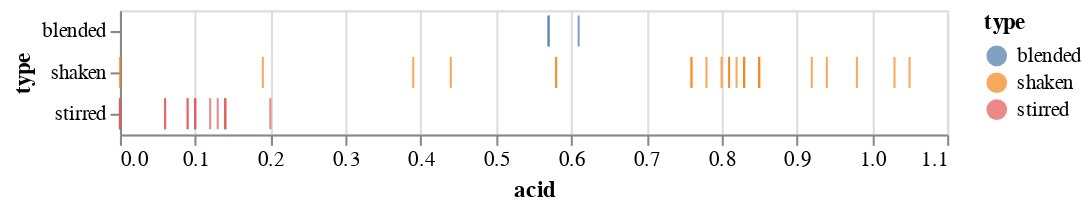

This figure's notebook cell:
### Code cell
base.mark_tick().encode(
    x='acid',
    y='type',
    color=alt.condition(brush, 'type', alt.value('lightgrey'))
)

### Figure 1 — Vega-Lite specification as saved in the notebook (floating-point values rounded to 4 significant figures)
{"config": {"view": {"continuousWidth": 400, "continuousHeight": 300}}, "data": {"name": "data-4cfbd81e8e3a4b9a09c22b06f7060049"}, "mark": "tick", "encoding": {"color": {"condition": {"type": "nominal", "field": "type", "selection": "selector002"}, "value": "lightgrey"}, "x": {"type": "quantitative", "field": "acid"}, "y": {"type": "nominal", "field": "type"}}, "selection": {"selector002": {"type": "interval"}}, "$schema": "https://vega.github.io/schema/vega-lite/v4.8.1.json", "datasets": {"data-4cfbd81e8e3a4b9a09c22b06f7060049": [{"name": "Daiquiri with More Lime", "abv": 14.7, "acid": 0.94, "sugar": 8.7, "type": "shaken", "index": 9, "instructions": "Shake, coupe.", "ingredients": "2 oz white rum (40% abv)<br/>0.875 oz lime juice<br/>3/4 oz simple syrup", "ncotw": "<a href=\"https://www.reddit.com/r/cocktails/comments/1i0sbt/not_cocktail_of_the_week_27_daiquiri/\">#27</a>"}, {"name": "Honeysuckle", "abv": 15.0, "acid": 0.85, "sugar": 8.9, "type": "shaken", "index": 10, "instructions": "Shake, coupe. Garnish with lime wheel.", "ingredients": "2 oz white rum (40% abv)<br/>3/4 oz lime juice<br/>3/4 oz honey syrup", "ncotw": "<a href=\"https://www.reddit.com/r/cocktails/comments/1kd90i/not_cocktail_of_the_week_32_bees_knees/\">#32</a>"}, {"name": "Classic Daiquiri", "abv": 15.0, "acid": 0.85, "sugar": 8.9, "type": "shaken", "index": 11, "instructions": "Shake, coupe.", "ingredients": "2 oz white rum (40% abv)<br/>3/4 oz lime juice<br/>3/4 oz simple syrup", "ncotw": "<a href=\"https://www.reddit.com/r/cocktails/comments/1i0sbt/not_cocktail_of_the_week_27_daiquiri/\">#27</a>"}, {"name": "Blood and Sand", "abv": 15.6, "acid": 0.19, "sugar": 8.0, "type": "shaken", "index": 12, "instructions": "Shake, coupe. (Optionally flamed) orange twist.", "ingredients": "1 oz Scotch (43% abv)<br/>3/4 oz Cherry Herring<br/>3/4 oz sweet vermouth<br> 1/2 oz orange jucie", "ncotw": "<a href=\"https://www.reddit.com/r/cocktails/comments/1yds2e/not_cocktail_of_the_week_59_blood_and_sand/\">#59</a>"}, {"name": "Alexander", "abv": 16.4, "acid": 0.0, "sugar": 3.1, "type": "shaken", "index": 13, "instructions": "Shake, coupe. Grated nutmeg.", "ingredients": "2 oz Cognac (41% abv)<br/>1 oz heavy cream<br/>1/4 oz Demerara syrup", "ncotw": "not yet"}, {"name": "Hemingway Daiquiri", "abv": 16.5, "acid": 0.98, "sugar": 5.1, "type": "shaken", "index": 14, "instructions": "Shake, coupe. Garnish with lime wheel.", "ingredients": "2 oz white rum (40% abv)<br/>3/4 oz lime juice<br/>1/2 oz grapefruit juice<br/>1/2 oz Luxardo Maraschino<br/>2 drops saline solution", "ncotw": "<a href=\"https://www.reddit.com/r/cocktails/comments/1i0sbt/not_cocktail_of_the_week_27_daiquiri/\">#27</a>"}, {"name": "Brown Derby", "abv": 16.6, "acid": 0.44, "sugar": 7.6, "type": "shaken", "index": 15, "instructions": "Shake, coupe. Express and discard grapefruit twist.", "ingredients": "2 oz bourbon (45% abv)<br/>1 oz grapefruit juice<br/>1/2 oz honey syrup", "ncotw": "<a href=\"https://www.reddit.com/r/cocktails/comments/2a9ow3/not_cocktail_of_the_week_79_brown_derby/\">#79</a>"}, {"name": "Cosmopolitan (Modern/Bastardized)", "abv": 16.6, "acid": 1.05, "sugar": 5.5, "type": "shaken", "index": 16, "instructions": "Shake, coupe. Express and discard (optionally flamed) orange twist.", "ingredients": "1 1/2 oz Absolut Citron vodka<br/>3/4 oz Cointreau<br/>3/4 oz cranberry juice<br/>1/2 oz lime juice", "ncotw": "not yet"}, {"name": "Gold Rush", "abv": 17.2, "acid": 0.83, "sugar": 8.7, "type": "shaken", "index": 17, "instructions": "Shake, server over large rock.", "ingredients": "2 oz bourbon (47% abv)<br/>3/4 oz lemon juice<br/>3/4 oz honey syrup", "ncotw": "not yet"}, {"name": "Southside", "abv": 17.2, "acid": 0.83, "sugar": 8.7, "type": "shaken", "index": 18, "instructions": "Shake with handful mint, coupe. Garnish with mint.", "ingredients": "2 oz gin (47% abv)<br/>3/4 oz lemon juice<br/>3/4 oz simple syrup", "ncotw": "<a href=\"https://www.reddit.com/r/cocktails/comments/1jfrqi/not_cocktail_of_the_week_30_southside_and/\">#30</a>"}, {"name": "Bee's Knees", "abv": 17.2, "acid": 0.83, "sugar": 8.7, "type": "shaken", "index": 19, "instructions": "Shake, coupe. Garnish with lemon wheel.", "ingredients": "2 oz gin (47% abv)<br/>3/4 oz lemon juice<br/>3/4 oz honey syrup", "ncotw": "<a href=\"https://www.reddit.com/r/cocktails/comments/1kd90i/not_cocktail_of_the_week_32_bees_knees/\">#32</a>"}, {"name": "20th Century Cocktail", "abv": 17.3, "acid": 0.85, "sugar": 6.5, "type": "shaken", "index": 20, "instructions": "Shake, coupe.", "ingredients": "1 1/2 oz gin (47% abv)<br/>3/4 oz lemon juice<br/>3/4 oz white crme de cacao<br/>3/4 oz Lillet Blanc", "ncotw": "<a href=\"https://www.reddit.com/r/cocktails/comments/2377jm/not_cocktail_of_the_week_67_the_20th_century/\">#67</a>"}, {"name": "Fresh Lime Gimlet", "abv": 17.3, "acid": 0.82, "sugar": 8.7, "type": "shaken", "index": 21, "instructions": "Shake, coupe. Garnish with lime wheel.", "ingredients": "2 oz gin (47.4% abv)<br/>3/4 oz lime juice<br/>3/4 oz simple syrup", "ncotw": "<a href=\"https://www.reddit.com/r/cocktails/comments/28i1dn/not_cocktail_of_the_week_76_gimlet/\">#76</a>"}, {"name": "Corpse Reviver #2", "abv": 17.4, "acid": 1.03, "sugar": 5.7, "type": "shaken", "index": 22, "instructions": "Shake, coupe. Express and discard orange twist.", "ingredients": "3/4 oz lemon juice<br/>3/4 oz gin (47% abv)<br/>3/4 oz Cointreau<br/>3/4 oz Lillet Blanc", "ncotw": "<a href=\"https://www.reddit.com/r/cocktails/comments/1779xr/ncotw_3_corpse_reviver_2/\">#3</a>"}, {"name": "Jack Rose", "abv": 18.2, "acid": 0.81, "sugar": 8.5, "type": "shaken", "index": 23, "instructions": "Shake, coupe.", "ingredients": "2 oz apple brandy (50% abv)<br/>3/4 oz Grenadine<br/>3/4 oz lemon juice<br>1 dash Angostura bitters", "ncotw": "<a href=\"https://www.reddit.com/r/cocktails/comments/1bnysd/not_cocktail_of_the_week_13_jack_rose/\">#13</a>"}, {"name": "Margarita", "abv": 18.5, "acid": 0.76, "sugar": 6.0, "type": "shaken", "index": 24, "instructions": "Shake, coupe (optionally salted rim).", "ingredients": "2 oz blanco tequila (40% abv)<br/>3/4 oz lime juice<br/>3/4 oz Cointreau<br/>1/4 oz simple syrup<br/>5 drops saline solution", "ncotw": "not yet"}, {"name": "Aviation", "abv": 18.7, "acid": 0.81, "sugar": 5.1, "type": "shaken", "index": 25, "instructions": "Shake, coupe.", "ingredients": "2 oz Plymouth gin<br/>3/4 oz lemon juice<br/>1/2 oz Luxardo Maraschino<br/>1/4 oz crem de violette", "ncotw": "not yet"}, {"name": "Sidecar", "abv": 18.9, "acid": 0.76, "sugar": 6.0, "type": "shaken", "index": 26, "instructions": "Shake, coupe. Express and discard orange twist.", "ingredients": "2 oz Cognac (41% abv)<br/>3/4 oz Cointreau<br/>3/4 oz lemon juice<br/>1/4 oz simple syrup", "ncotw": "<a href=\"https://www.reddit.com/r/cocktails/comments/19cmfw/not_cocktail_of_the_week_8_sidecar/\">#8</a>"}, {"name": "Champs-Elysses", "abv": 19.7, "acid": 0.8, "sugar": 5.2, "type": "shaken", "index": 27, "instructions": "Shake, coupe. Express and discard lemon twist.", "ingredients": "2 oz Cognac (41% abv)<br/>3/4 oz lemon juice<br/>1/2 oz Green Chartreuse<br/>1/4 oz simple syrup<br/>1 dash Angostura bitters", "ncotw": "<a href=\"https://www.reddit.com/r/cocktails/comments/209moq/not_cocktail_of_the_week_62_champs_%C3%A9lys%C3%A9es/\">#62</a>"}, {"name": "Last Word", "abv": 20.0, "acid": 0.92, "sugar": 9.6, "type": "shaken", "index": 28, "instructions": "Shake, coupe.", "ingredients": "3/4 oz lime juice<br/>3/4 oz Green Chartreuse<br/>3/4 oz Luxardo Marschino<b4/>3/4 oz Plymouth gin<br/>2 drop saline", "ncotw": "<a href=\"https://www.reddit.com/r/cocktails/comments/14c11h/cocktail_of_the_week_1_last_word/\">COTW #1</a>"}, {"name": "Between the Sheets", "abv": 20.1, "acid": 0.58, "sugar": 4.5, "type": "shaken", "index": 29, "instructions": "Shake, coupe. Express and discard lemon twist.", "ingredients": "1 1/2 oz Cognac (41% abv)<br/>3/4 oz Curacao<br/>1/2 oz white rum (40% abv)<br/>1/2 oz lemon juice", "ncotw": "<a href=\"https://www.reddit.com/r/cocktails/comments/1xqbox/not_cocktail_of_the_week_58_between_the_sheets/\">#58</a>"}, {"name": "Brady Crusta", "abv": 20.2, "acid": 0.58, "sugar": 7.6, "type": "shaken", "index": 30, "instructions": "Shake, coupe (sugar-rimmed). Large lemon spiral.", "ingredients": "2 oz Cognac (41% abv)<br/>1/2 oz Curacao<br/>1/2 oz lemon juice<br/>1/4 oz Luxardo Maraschino", "ncotw": "not yet"}, {"name": "Pegu Club", "abv": 21.0, "acid": 0.78, "sugar": 4.2, "type": "shaken", "index": 31, "instructions": "Shake, coupe. Garnish with lime wheel.", "ingredients": "2 oz gin (47.3% abv)<br/>3/4 oz lime juice<br/>3/4 oz Curacao<br/>1 dash orange bitters<br/>1 dash Angostura bitters", "ncotw": "<a href=\"https://www.reddit.com/r/cocktails/comments/1c3psn/not_cocktail_of_the_week_14_pegu_club/\">#14</a>"}, {"name": "Blinker", "abv": 21.4, "acid": 0.39, "sugar": 4.1, "type": "shaken", "index": 32, "instructions": "Shake, coupe.", "ingredients": "2 oz rye (50% abv)<br/>3/4 oz grapefruit juice<br/>1 bsp raspberry syrup", "ncotw": "not yet"}, {"name": "Negroni", "abv": 20.7, "acid": 0.14, "sugar": 9.4, "type": "stirred", "index": 33, "instructions": "Stir. Coupe or over a large rock. Orange or grapefruit twist.", "ingredients": "1 oz sweet vermouth<br/>1 oz gin (47.3% abv)<br/>1 oz Campari", "ncotw": "<a href=\"https://www.reddit.com/r/cocktails/comments/1aoe1c/not_cocktail_of_the_week_11_negroni/\">#11</a>"}, {"name": "Blackthorn", "abv": 21.1, "acid": 0.1, "sugar": 6.3, "type": "stirred", "index": 34, "instructions": "Stir, coupe. Orange twist.", "ingredients": "1 1/2 oz Plymouth gin<br/>3/4 oz sweet vermouth<br/>3/4 oz sloe gin<br/>2 dashes orange bitters", "ncotw": "not yet"}, {"name": "Hanky Panky", "abv": 22.4, "acid": 0.2, "sugar": 5.6, "type": "stirred", "index": 35, "instructions": "Stir, coupe. Orange twist.", "ingredients": "1 1/2 oz sweet vermouth<br/>1 1/2 oz gin (47% abv)<br/>1 bsp Fernet Branca", "ncotw": "<a href=\"https://www.reddit.com/r/cocktails/comments/5c2njb/not_cocktail_of_the_week_123_hanky_panky/\">#123</a>"}, {"name": "Martinez", "abv": 22.5, "acid": 0.13, "sugar": 6.6, "type": "stirred", "index": 36, "instructions": "Stir, coupe. Lemon twist.", "ingredients": "2 oz Old Tom gin (40% abv)<br/>1 oz sweet vermouth<br/>1/4 oz Luxardo Maraschino<br/>1 dash Angostura bitters<br/>1 dash orange bitters", "ncotw": "<a href=\"https://www.reddit.com/r/cocktails/comments/1ck6v2/not_cocktail_of_the_week_15_martinez/\">#15</a>"}, {"name": "Manhatan (Boubon, 45% abv)", "abv": 24.6, "acid": 0.14, "sugar": 3.7, "type": "stirred", "index": 37, "instructions": "Stir, coupe. Orange twist or cherry.", "ingredients": "2 oz bourbon (45% abv)<br/>1 oz sweet vermouth<br/>2 dashes Angostura bitters", "ncotw": "<a href=\"https://www.reddit.com/r/cocktails/comments/16pciv/not_cocktail_of_the_week_2_the_manhattan/\">#2</a>"}, {"name": "Bobby Burns", "abv": 24.9, "acid": 0.1, "sugar": 4.2, "type": "stirred", "index": 38, "instructions": "Stir, coupe. Lemon twist.", "ingredients": "2 oz Scotch (43% abv)<br/>3/4 oz sweet vermouth<br/>1/4 oz Benedictine", "ncotw": "<a href=\"https://www.reddit.com/r/cocktails/comments/169jv7/cocktail_of_the_week_3_bobby_burns/\">#1</a>"}, {"name": "Rob Roy", "abv": 25.5, "acid": 0.09, "sugar": 2.5, "type": "stirred", "index": 39, "instructions": "Stir, coupe. Lemon twist.", "ingredients": "2.5 oz Scotch (43% abv)<br/>3/4 oz sweet vermouth<br/>2 dashes Angostura bitters", "ncotw": "<a href=\"https://www.reddit.com/r/cocktails/comments/2owdug/not_cocktail_of_the_week_101_rob_roy/\">#101</a>"}, {"name": "Old Pal", "abv": 25.6, "acid": 0.09, "sugar": 4.0, "type": "stirred", "index": 40, "instructions": "Stir, coupe.", "ingredients": "2 oz rye (50% abv)<br/>3/4 oz Campari<br/>3/4 oz dry vermouth", "ncotw": "<a href=\"https://www.reddit.com/r/cocktails/comments/2sfsns/not_cocktail_of_the_week_105_old_pal/\">#105</a>"}, {"name": "Vieux Carre", "abv": 25.9, "acid": 0.1, "sugar": 4.1, "type": "stirred", "index": 41, "instructions": "Stir, serve over large rock.", "ingredients": "1 oz rye (50% abv)<br/>1 oz Cognac (41% abv)<br/>3/4 oz sweet vermouth<br/>1/4 oz Benedictine<br/>1 dash Angostura bitters<br/>1 dash Peychaud's bitters", "ncotw": "<a href=\"https://www.reddit.com/r/cocktails/comments/1a8cs5/not_cocktail_of_the_week_10_vieux_carr%C3%A9/\">#10</a>"}, {"name": "Brooklyn", "abv": 26.3, "acid": 0.06, "sugar": 4.2, "type": "stirred", "index": 42, "instructions": "Stir, coupe. Garnish with cherry.", "ingredients": "2 oz rye (50% abv)<br/>1/2 oz Amer Picon<br/>1/2 oz dry vermouth<br/>1/4 oz Luxardo Maraschino<br/>1 dash Angostura bitters", "ncotw": "<a href=\"https://www.reddit.com/r/cocktails/comments/2ni3ba/not_cocktail_of_the_week_99_the_brooklyn/\">#99</a>"}, {"name": "Bijou", "abv": 27.1, "acid": 0.14, "sugar": 9.3, "type": "stirred", "index": 43, "instructions": "Stir, coupe. Lemon twist or cherry.", "ingredients": "1 oz gin (47.3% abv)<br/>1 oz sweet vermouth<br/>1 oz Green Chartreuse<br/>1 dash orange bitters", "ncotw": "<a href=\"https://www.reddit.com/r/cocktails/comments/2ypbjw/not_cocktail_of_the_week_109_bijou/\">#109</a>"}, {"name": "Manhatan (Rye, 50% abv)", "abv": 27.2, "acid": 0.12, "sugar": 3.4, "type": "stirred", "index": 44, "instructions": "Stir, coupe. Orange twist or cherry.", "ingredients": "2 oz rye (50% abv)<br/>0.875 oz sweet vermouth<br/>2 dashes Angostura bitters", "ncotw": "<a href=\"https://www.reddit.com/r/cocktails/comments/16pciv/not_cocktail_of_the_week_2_the_manhattan/\">#2</a>"}, {"name": "Rusty Nail", "abv": 28.8, "acid": 0.0, "sugar": 4.1, "type": "stirred", "index": 45, "instructions": "Stir, serve over large rock. Lemon peel.", "ingredients": "2 oz Scotch (43% abv)<br/>1/2 oz Drambuie", "ncotw": "not yet"}, {"name": "Improved Whiskey Cocktail", "abv": 29.3, "acid": 0.0, "sugar": 6.5, "type": "stirred", "index": 46, "instructions": "Stir, sever over large rock in absinthe-rinsed glass. Lemon twist.", "ingredients": "2 oz rye (50% abv)<br/>1/4 oz Luxardo Maraschino<br/>1/4 oz simple syrup<br/>2 dashes Angostura bitters", "ncotw": "<a href=\"https://www.reddit.com/r/cocktails/comments/1hkxy5/not_cocktail_of_the_week_26_improved_whiskey/\">#26</a>"}, {"name": "De La Louisiane", "abv": 29.3, "acid": 0.06, "sugar": 4.5, "type": "stirred", "index": 47, "instructions": "Stir, coupe. Garnish with cherry.", "ingredients": "2 oz rye (50% abv)<br/>1/2 oz Benedictine<br/>1/2 oz sweet vermouth<br/>3 dashes Peychaud's bitters<br/>3 dashes Angostura bitters<br/>3 dashes absinthe", "ncotw": "<a href=\"https://www.reddit.com/r/cocktails/comments/2tzik7/not_cocktail_of_the_week_106_cocktail_a_la/\">#106</a>"}, {"name": "Widow's Kiss", "abv": 32.3, "acid": 0.0, "sugar": 3.7, "type": "stirred", "index": 48, "instructions": "Stir, coupe.", "ingredients": "2 oz apple brandy (50% abv)<br/>1/4 oz Benedictine<br/>1/4 oz Yellow Chartreuse", "ncotw": "<a href=\"https://www.reddit.com/r/cocktails/comments/1toslc/not_cocktail_of_the_week_51_widows_kiss/\">#51</a>"}, {"name": "Blender Daiquiri", "abv": 15.0, "acid": 0.57, "sugar": 8.1, "type": "blended", "index": 50, "instructions": "Blend with 120 g ice, strain, coupe.", "ingredients": "2 1/2 oz water<br/>2 1/4 oz sugard 80-proof rum<br/>1/2 oz lime juice<br/>4 drops saline solution", "ncotw": "not yet"}, {"name": "Blender Margarita", "abv": 17.2, "acid": 0.57, "sugar": 7.9, "type": "blended", "index": 51, "instructions": "Blend with 120 g ice, strain, coupe.", "ingredients": "2 1/2 oz water<br/>1 oz Cointreau<br/>3/4 oz white mezcal<br/>1/2 oz Yellow Chartreuse<br/>1/2 oz lime juice<br/>10 drops Hellfire bitters", "ncotw": "not yet"}, {"name": "Blender Whiskey Sour", "abv": 16.7, "acid": 0.61, "sugar": 7.8, "type": "blended", "index": 52, "instructions": "Blend with 120 g ice, strain, coupe.", "ingredients": "2 1/2 oz water<br/>2 oz sugared 100-proof rye<br/>1/2 oz lemon juice<br/>1/4 oz orange juice<br/>4 drops saline solution", "ncotw": "not yet"}]}}
